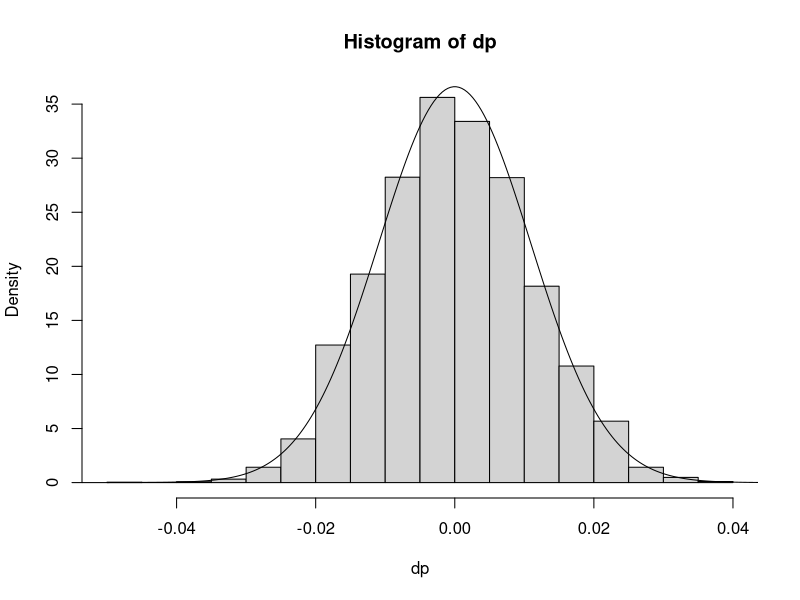

Reproduce this figure in R.
#Label the subjects from 1 to 3299.
#Subjects who had a stroke are labeled from 1 to 363.
#Subjects who did not have a stroke are labeled from 364 to 3299.
#In each of the 10,000 simulations, use a random generator to output 1649 unique integers from 1 to 3299.
#The subjects whose labels correspond with the outputted integers are assigned to aspirin alone group (g1)
g1 <- replicate(10000, sample(1:3299, size=1649, replace = FALSE))

#Sum up the selected subjects who had a stroke (labels <=363) in each simulation.
stroke <- ifelse(g1<=363, 1,0)
X1 <- apply(stroke,2,sum)
#stroke: 1649 x 10,000 matrix
## Each column records a different set of 1649 subjects assigned to the aspirin alone group with 1 for those who had a stroke and 0 for those who did not have a stroke.
## Adding the 1s and 0s in each column gives us X1 = the number of subjects in the aspirin alone group who had a stroke.
## That is why the 2nd argument in the apply() function is 2, which represents column-wise adddition.

#X1: vector of 10,000 sums, each corresponding to the number of subjects in the aspirin alone group who had a stroke 

#################################################################################################
#Approximate randomization distribution of difference in sample proportions (dp): phat_1 - phat_2

dp <- (X1)/1649 - (363-X1)/(1650)

#Plot histogram of the 10,000 simulated dp
hist(dp, prob=TRUE)

#p-hat-c: pooled proportion (X_1 + X_2)/(n_1 + n_2)
pc <- (206+157)/(1649+1650)
#standard error of the sampling distribution of dp under the assumption of the null hypothesis
sedp <- sqrt(pc*(1-pc)*(1/1649+1/1650))

#superimpose the theoretical sampling distribution of dp
v <- seq(-0.4,0.4,length=2000)
lines(v,dnorm(v,mean=0, sd=sedp))

################################################################################################
#observed dp in actual experiment
obs <- 206/1649 - 157/1650

#estimated p-value using simulated results
sum(dp>=obs)/10000
